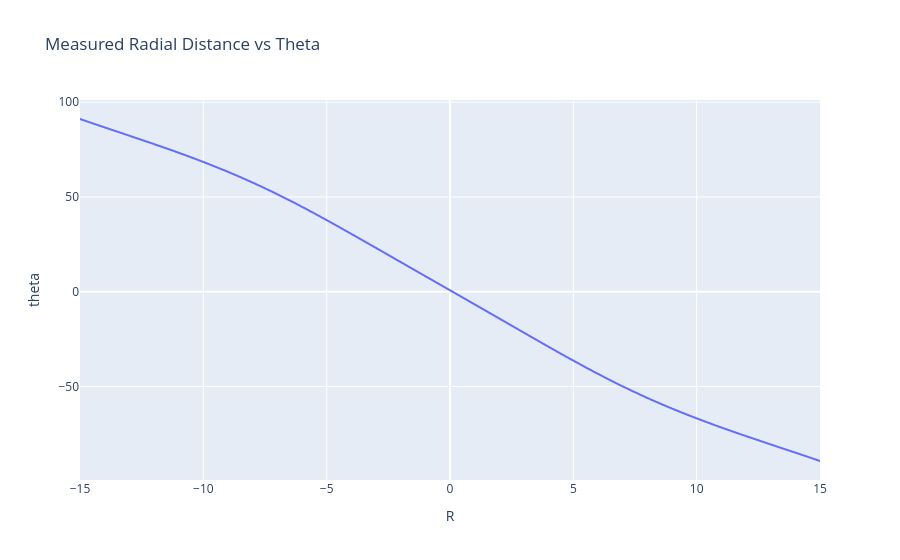

This figure's notebook cell:
### Code cell
measured = pd.read_csv('2026-05-07/test_daedalus_radialPolar_calib_A090.0_2026-05-07_1.csv', comment = '#')
measured.theta = np.arctan2(-measured.Yfield,-measured.Zfield) * 180 / np.pi
measured.theta = -measured.theta #flip to follow daedalus convention
measured.columns

px.line(measured, x='R', y='theta', title='Measured Radial Distance vs Theta')

### Figure 1 — Plotly figure (JSON) as saved in the notebook; plotly's stock layout.template omitted (floating-point values rounded to 4 significant figures; data arrays with more than 128 entries replaced by an {"elided": "..."} marker saying what was removed)
{"data": [{"hovertemplate": "R=%{x}<br>theta=%{y}<extra></extra>", "legendgroup": "", "line": {"color": "#636efa", "dash": "solid"}, "marker": {"symbol": "circle"}, "mode": "lines", "name": "", "showlegend": false, "type": "scattergl", "x": {"elided": "3001 float values"}, "xaxis": "x", "y": {"elided": "3001 float values"}, "yaxis": "y"}], "layout": {"legend": {"tracegroupgap": 0}, "title": {"text": "Measured Radial Distance vs Theta"}, "xaxis": {"anchor": "y", "domain": [0, 1], "title": {"text": "R"}}, "yaxis": {"anchor": "x", "domain": [0, 1], "title": {"text": "theta"}}}}
